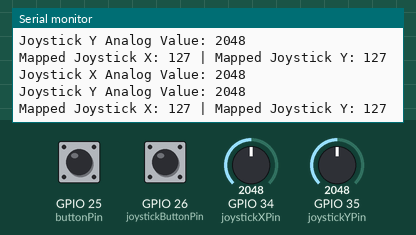
Bench run of a sketch on a simulated ESP32. On the bench: the last lines printed to the serial monitor. The inputs (shaded band) are chosen by the test bench; at power-on: GPIO 34 (joystickXPin) = 2048, GPIO 35 (joystickYPin) = 2048, GPIO 25 (buttonPin) HIGH, GPIO 26 (joystickButtonPin) HIGH. USB keyboard and mouse output is not drawn.

Above: at 1.2 s.
1.3 s: GPIO 34 (joystickXPin) set to 491
At 2.71 s:
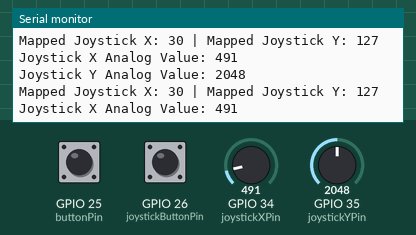
4.3 s: GPIO 35 (joystickYPin) set to 2866
At 5.73 s:
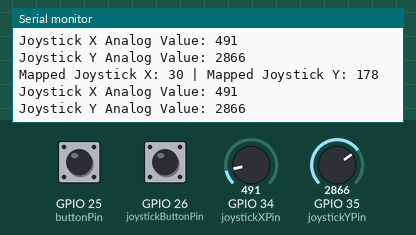
5.8 s: GPIO 34 (joystickXPin) set to 0
At 5.84 s:
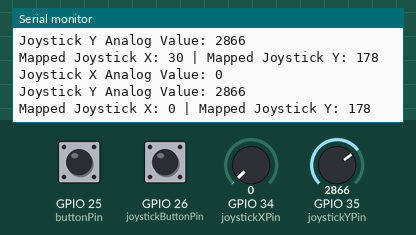
7.3 s: GPIO 35 (joystickYPin) set to 3603
At 7.4 s:
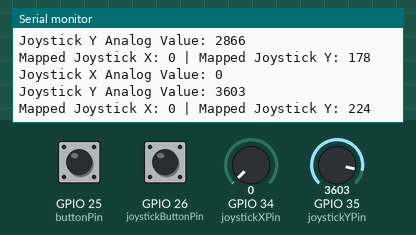
Timing chart, 0 to 9.8 s (numbered marks = the images above; inputs shaded):
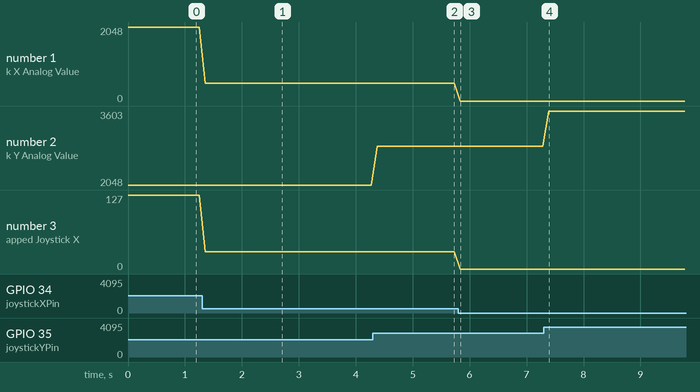

Measured:
- after the input at 1.3 s, the serial monitor: prints a new line after 0.06 s (image 1)
- after the input at 4.3 s, the serial monitor: prints a new line after 0.08 s (image 2)
- after the input at 5.8 s, the serial monitor: prints a new line at once (image 3)
- after the input at 7.3 s, the serial monitor: prints a new line after 0.09 s (image 4)
- plotted number 1: 2048 → 491 after the input at 1.3 s, 491 → 0 after the input at 5.8 s
- plotted number 2: 2048 → 2866 after the input at 4.3 s, 2866 → 3603 after the input at 7.3 s
- plotted number 3: 127 → 30 after the input at 1.3 s, 30 → 0 after the input at 5.8 s

The sketch:

controls.ino
```cpp
#include <BleGamepad.h>

const int buttonPin = 25;          // Pin where the button is connected
const int joystickXPin = 34;       // Pin where the joystick X-axis is connected
const int joystickYPin = 35;       // Pin where the joystick Y-axis is connected
const int joystickButtonPin = 26;   // Pin where the joystick button is connected

BleGamepad bleGamepad("MyESP32Gamepad", "ESP32 Manufacturer", 100);

void setup() {
  Serial.begin(115200);
  pinMode(buttonPin, INPUT_PULLUP);
  pinMode(joystickButtonPin, INPUT_PULLUP);
  bleGamepad.begin();
}

void loop() {
  int buttonState = digitalRead(buttonPin);
  if (buttonState == LOW) {
    bleGamepad.press(BUTTON_1);
    while (digitalRead(buttonPin) == LOW);
    bleGamepad.release(BUTTON_1);
  }

  int joystickButtonState = digitalRead(joystickButtonPin);
  if (joystickButtonState == LOW) {
    bleGamepad.press(BUTTON_2);
    while (digitalRead(joystickButtonPin) == LOW);
    bleGamepad.release(BUTTON_2);
  }

  int joystickXValue = analogRead(joystickXPin);
  int joystickYValue = analogRead(joystickYPin);

  // Map analog values to the range 0-255
  int mappedJoystickX = map(joystickXValue, 0, 4095, 0, 255);
  int mappedJoystickY = map(joystickYValue, 0, 4095, 0, 255);

  // Print the analog joystick values for debugging
  Serial.print("Joystick X Analog Value: ");
  Serial.println(joystickXValue);
  Serial.print("Joystick Y Analog Value: ");
  Serial.println(joystickYValue);

  // Print the mapped joystick values for debugging
  Serial.print("Mapped Joystick X: ");
  Serial.print(mappedJoystickX);
  Serial.print(" | Mapped Joystick Y: ");
  Serial.println(mappedJoystickY);

  // Send the mapped joystick values
  bleGamepad.setLeftThumb(mappedJoystickX, mappedJoystickY);

  delay(100);
}
```
